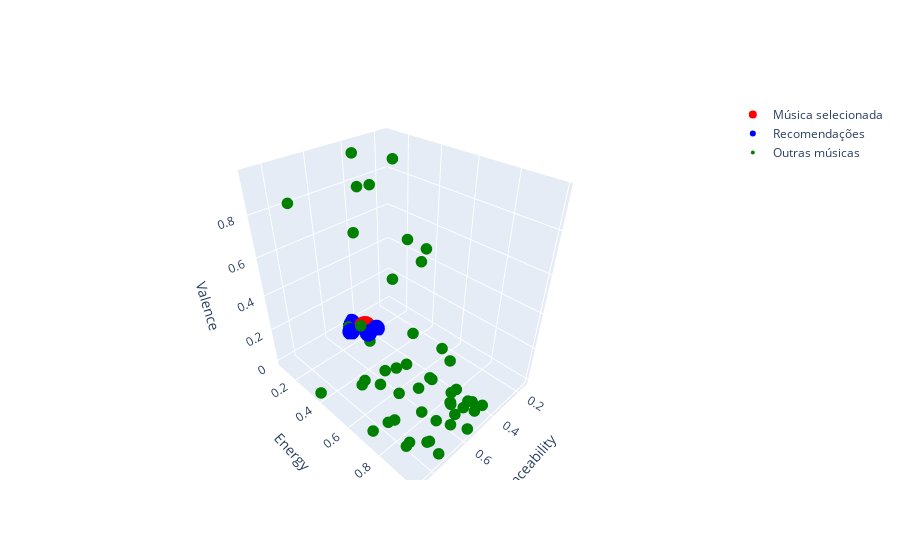

The cell this chart's notebook holds for it:
### Code cell
import plotly.graph_objects as go

# Primeiro ponto (vermelho) e os outros 4 (azul) das recomendações
fig = go.Figure(data=[
    go.Scatter3d(x=[recomendacoes['danceability'].iloc[0]], y=[recomendacoes['energy'].iloc[0]], z=[recomendacoes['instrumentalness'].iloc[0]], 
                 mode='markers', marker=dict(size=8, color='red'), text=[recomendacoes['track_name'].iloc[0]], name = 'Música selecionada'),

    go.Scatter3d(x=recomendacoes['danceability'].iloc[1:], y=recomendacoes['energy'].iloc[1:], z=recomendacoes['instrumentalness'].iloc[1:], 
                 mode='markers', marker=dict(size=6, color='blue'), text=recomendacoes['track_name'].iloc[1:], name = 'Recomendações'),

    go.Scatter3d(x=df3.sample(50, random_state=42)['danceability'], y=df3.sample(50, random_state=42)['energy'], z=df3.sample(50, random_state=42)['instrumentalness'], 
                 mode='markers', marker=dict(size=4, color='green'), text=df3.sample(50, random_state=42)['track_name'], name = 'Outras músicas')
])

fig.update_layout(scene=dict(xaxis_title='Danceability', yaxis_title='Energy', zaxis_title='Valence'))

fig.show()

### Figure 1 — Plotly figure (JSON) as saved in the notebook; plotly's stock layout.template omitted (floating-point values rounded to 4 significant figures)
{"data": [{"marker": {"color": "red", "size": 8}, "mode": "markers", "name": "Música selecionada", "text": ["Ghost - Acoustic"], "type": "scatter3d", "x": [0.42], "y": [0.166], "z": [5.56e-06]}, {"marker": {"color": "blue", "size": 6}, "mode": "markers", "name": "Recomendações", "text": ["Carmen, Act II: No.15 Quintette : Nous avons en tête une affaire (Le Dancaïro/Frasquita/Mercédès/Le Remendado/Carmen)", "Nuestro Gran Amor", "For All You Give (feat. Lucy Rose)", "rm1210 - Live"], "type": "scatter3d", "x": [0.381, 0.444, 0.498, 0.472], "y": [0.216, 0.0811, 0.142, 0.256], "z": [3.02e-06, 0.0, 0.00273, 0.0459]}, {"marker": {"color": "green", "size": 4}, "mode": "markers", "name": "Outras músicas", "text": ["Essence (feat. Tems)", "Atlas", "Glob - Ben Klock Remix 1", "We Know The Way - Finale", "Eu Não Perdi o Controle (Ao Vivo)", "Maloqueiro Visionário", "Rock'n'roll Good-bye", "月曜日の朝、スカートを切られた", "A Plena Vista", "Mi Error Preferido", "High Grade", "We're Finally Landing", "A Willie Nice Christmas", "En Paz Conmigo", "Left Me To Die", "Who's Your Farmer", "Cerulean Secrets", "Acid Rush - Extended Vokal mixX", "MUKANJYO (TV size)", "Shelley (Live)", "This Means War", "Rattlesnakes", "Júrame", "Outomorrow - Anyma, Kevin de Vries Remix", "愛しい人よGood Night…", "Soledad", "Very Hungry Lion Island", "Biste braun, kriegste Fraun - Aprés Ski-Version", "La Última Y Me Voy", "Quando a Gente Ama", "Tere Toor", "When God Comes And Gathers His Jewels", "Trick or beats?", "Ek Raat", "Colorado", "Midnight In A Perfect World", "Sonho Real - Ao Vivo", "Equanimity", "Guyver", "Tremidinha - Ao Vivo", "Calabria - Firebeatz Remix", "Under the Sea - From \"The Little Mermaid\" / Soundtrack Version", "Alice (Não Me Escreva Aquela Carta de Amor) / Conspiração Internacional - Ao Vivo", "Belfast", "It Ruff", "Electro Movimiento", "Between Thoughts", "Levanta e Vai", "Caminito - Remastered", "Piano Concerto"], "type": "scatter3d", "x": [0.849, 0.414, 0.854, 0.495, 0.516, 0.708, 0.718, 0.503, 0.78, 0.772, 0.709, 0.481, 0.622, 0.497, 0.876, 0.618, 0.147, 0.787, 0.407, 0.432, 0.478, 0.416, 0.293, 0.679, 0.448, 0.535, 0.535, 0.728, 0.458, 0.449, 0.744, 0.475, 0.738, 0.645, 0.435, 0.664, 0.591, 0.529, 0.659, 0.736, 0.636, 0.68, 0.567, 0.452, 0.628, 0.803, 0.635, 0.557, 0.48, 0.442], "y": [0.707, 0.136, 0.667, 0.839, 0.51, 0.475, 0.911, 0.847, 0.856, 0.72, 0.975, 0.546, 0.636, 0.838, 0.378, 0.861, 0.115, 0.897, 0.951, 0.912, 0.899, 0.808, 0.41, 0.82, 0.671, 0.897, 0.678, 0.907, 0.946, 0.685, 0.731, 0.27, 0.0987, 0.534, 0.891, 0.644, 0.919, 0.378, 0.431, 0.978, 0.879, 0.463, 0.484, 0.807, 0.784, 0.86, 0.692, 0.984, 0.101, 0.193], "z": [8.58e-06, 0.958, 0.937, 7.08e-06, 0.0, 0.0, 3.45e-05, 0.0, 0.0, 0.000643, 0.498, 0.0263, 0.000161, 7.67e-05, 0.0, 0.0, 0.861, 0.902, 0.0, 0.0122, 2.09e-05, 2.01e-05, 0.0277, 0.87, 8.77e-06, 0.00105, 0.0, 6.37e-05, 2e-05, 3.24e-05, 0.000994, 0.000153, 0.815, 4.3e-06, 0.00262, 0.661, 0.000339, 0.917, 0.307, 0.0, 0.446, 0.0, 0.0, 0.00544, 0.0, 4.45e-05, 0.837, 0.0, 1.24e-05, 0.829]}], "layout": {"scene": {"xaxis": {"title": {"text": "Danceability"}}, "yaxis": {"title": {"text": "Energy"}}, "zaxis": {"title": {"text": "Valence"}}}}}
